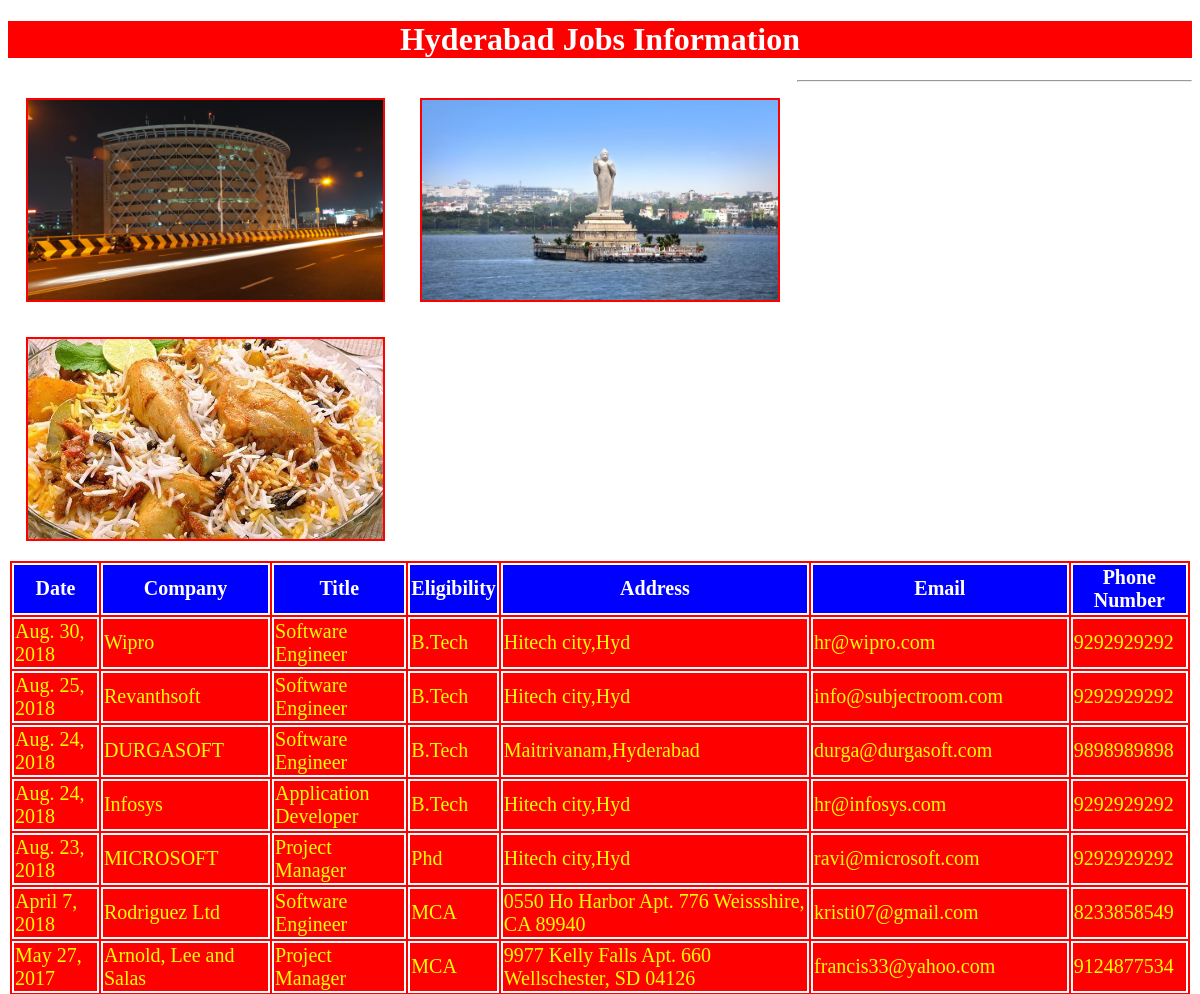
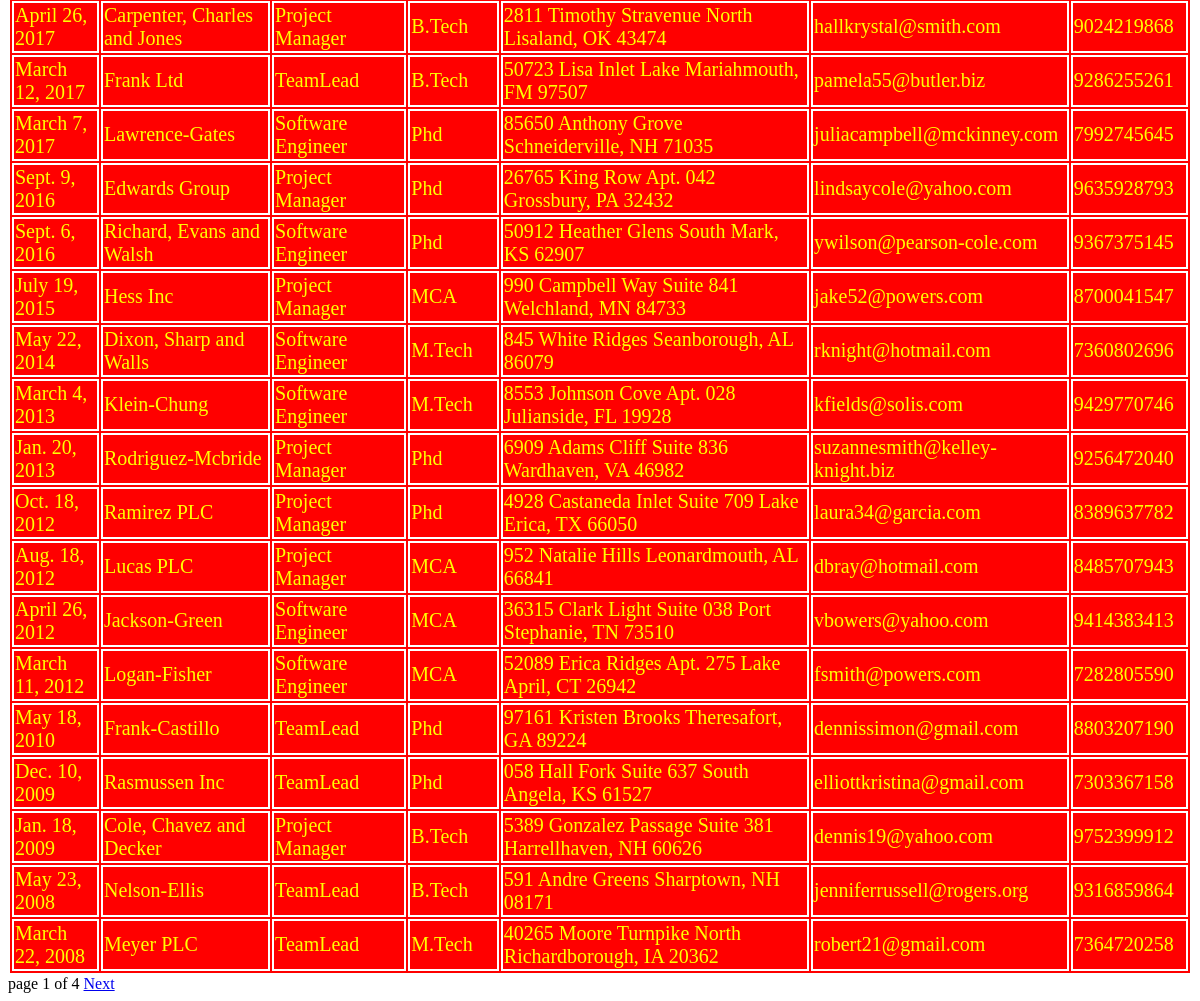
Screenshot of /hydjobs/ with the database file from the repository (2 pictures, top to bottom).
### testapp/models.py (models this page shows)
class hydjobs(models.Model):
    date=models.DateField();
    company=models.CharField(max_length=100);
    title=models.CharField(max_length=100);
    eligibility=models.CharField(max_length=100);
    address=models.CharField(max_length=100);
    email=models.EmailField();
    phonenumber=models.IntegerField()

### testapp/views.py (the view)
# urls.py: url(r'^hydjobs/', views.hydjobs1),
def hydjobs1(request):
    jobs_list=hydjobs.objects.order_by('-date')
    paginator=Paginator(jobs_list,25)
    page_number=request.GET.get('page')
    try:
        jobs_list=paginator.page(page_number)
    except PageNotAnInteger:
        jobs_list=paginator.page(1)
    except EmptyPage:
        jobs_list=paginator.page(paginator.num_pages)
    return render(request,'testapp/hydjobs.html',{'jobs_list':jobs_list})

### templates/testapp/hydjobs.html (shortened to what this page needs)
<!DOCTYPE html>
{%load staticfiles%}
<html lang="en" dir="ltr">
  <head>
    <link rel="stylesheet" href="{% static "css/demodjproject.css" %}">
  </head>
  <body>
    <h1>Hyderabad Jobs Information</h1>
      <img src="{%static "images/hyd2.jpg"%}" alt="">
      <img src="{%static "images/hyd1.jpg"%}" alt="">
      <img src="{%static "images/hyd3.jpg"%}" alt="">
      <hr>
      {% if jobs_list %}
      <table id='tab'>
        <thead>
          <th>Date</th>
          <th>Company</th>
          <th>Title</th>
          <th>Eligibility</th>
          <th>Address</th>
          <th>Email</th>
          <th>Phone Number</th>
        </thead>
        {%for job in jobs_list %}
        <tr>
          <td>{{job.date}}</td>
          <td>{{job.company}}</td>
          <td>{{job.title}}</td>
          <td>{{job.eligibility}}</td>
          <td>{{job.address}}</td>
          <td>{{job.email}}</td>
          <td>{{job.phonenumber}}</td>
        </tr>
        {% endfor %}
      </table>
      {%include 'testapp/pagination.html' with page=jobs_list%}
      {%else %}
      <p>No Jobs Found in Hyderabad</p>
    {% endif %}
  </body>
</html>

### templates/testapp/pagination.html (shortened to what this page needs)
<div class="paginator">
  <span class='current'>
    page {{page.number}} of {{page.paginator.num_pages}}
  </span>
  <span>
     {%if page.has_next%}
        <a href="?page={{page.next_page_number}}">Next</a>
     {%endif%}
 </span>
</div>

### static/css/demodjproject.css (style rules this page uses)
body { background: url(https://images.unsplash.com/photo-1512665591-75fa7ba868d7?ixlib=rb-0.3.5&ixid=eyJhcHBfaWQiOjEyMDd9&s=9fff1ea450ba4c7242b1bd207630469f&auto=format&fit=crop&w=667&q=80) }
img { height: 200px; width:30%; float:left; margin:1.5%; border:2px solid red; }
h1 { color:white; text-align: center; background:red; }
table,thead,th,tr,td { color:yellow; border:2px solid white; font-size: 20px; margin:auto; background:red; }
thead,th { color:white; border:2px solid white; font-size: 20px; margin:auto; background:blue; }

### rows the page displays
hydjobs: date "Aug. 30, 2018", company "Wipro", title "Software Engineer", eligibility "B.Tech", address "Hitech city,Hyd", email "hr@wipro.com", phonenumber "9292929292"
hydjobs: date "Aug. 25, 2018", company "Revanthsoft", title "Software Engineer", eligibility "B.Tech", address "Hitech city,Hyd", email "info@subjectroom.com", phonenumber "9292929292"
hydjobs: date "Aug. 24, 2018", company "DURGASOFT", title "Software Engineer", eligibility "B.Tech", address "Maitrivanam,Hyderabad", email "durga@durgasoft.com", phonenumber "9898989898"
hydjobs: date "Aug. 24, 2018", company "Infosys", title "Application Developer", eligibility "B.Tech", address "Hitech city,Hyd", email "hr@infosys.com", phonenumber "9292929292"
hydjobs: date "Aug. 23, 2018", company "MICROSOFT", title "Project Manager", eligibility "Phd", address "Hitech city,Hyd", email "ravi@microsoft.com", phonenumber "9292929292"
hydjobs: date "April 7, 2018", company "Rodriguez Ltd", title "Software Engineer", eligibility "MCA", address "0550 Ho Harbor Apt. 776 Weissshire, CA 89940", email "kristi07@gmail.com", phonenumber "8233858549"
hydjobs: date "May 27, 2017", company "Arnold, Lee and Salas", title "Project Manager", eligibility "MCA", address "9977 Kelly Falls Apt. 660 Wellschester, SD 04126", email "francis33@yahoo.com", phonenumber "9124877534"
hydjobs: date "April 26, 2017", company "Carpenter, Charles and Jones", title "Project Manager", eligibility "B.Tech", address "2811 Timothy Stravenue North Lisaland, OK 43474", email "hallkrystal@smith.com", phonenumber "9024219868"
hydjobs: date "March 12, 2017", company "Frank Ltd", title "TeamLead", eligibility "B.Tech", address "50723 Lisa Inlet Lake Mariahmouth, FM 97507", email "pamela55@butler.biz", phonenumber "9286255261"
hydjobs: date "March 7, 2017", company "Lawrence-Gates", title "Software Engineer", eligibility "Phd", address "85650 Anthony Grove Schneiderville, NH 71035", email "juliacampbell@mckinney.com", phonenumber "7992745645"
hydjobs: date "Sept. 9, 2016", company "Edwards Group", title "Project Manager", eligibility "Phd", address "26765 King Row Apt. 042 Grossbury, PA 32432", email "lindsaycole@yahoo.com", phonenumber "9635928793"
hydjobs: date "Sept. 6, 2016", company "Richard, Evans and Walsh", title "Software Engineer", eligibility "Phd", address "50912 Heather Glens South Mark, KS 62907", email "ywilson@pearson-cole.com", phonenumber "9367375145"
hydjobs: date "July 19, 2015", company "Hess Inc", title "Project Manager", eligibility "MCA", address "990 Campbell Way Suite 841 Welchland, MN 84733", email "jake52@powers.com", phonenumber "8700041547"
hydjobs: date "May 22, 2014", company "Dixon, Sharp and Walls", title "Software Engineer", eligibility "M.Tech", address "845 White Ridges Seanborough, AL 86079", email "rknight@hotmail.com", phonenumber "7360802696"
hydjobs: date "March 4, 2013", company "Klein-Chung", title "Software Engineer", eligibility "M.Tech", address "8553 Johnson Cove Apt. 028 Julianside, FL 19928", email "kfields@solis.com", phonenumber "9429770746"
hydjobs: date "Jan. 20, 2013", company "Rodriguez-Mcbride", title "Project Manager", eligibility "Phd", address "6909 Adams Cliff Suite 836 Wardhaven, VA 46982", email "suzannesmith@kelley-knight.biz", phonenumber "9256472040"
hydjobs: date "Oct. 18, 2012", company "Ramirez PLC", title "Project Manager", eligibility "Phd", address "4928 Castaneda Inlet Suite 709 Lake Erica, TX 66050", email "laura34@garcia.com", phonenumber "8389637782"
hydjobs: date "Aug. 18, 2012", company "Lucas PLC", title "Project Manager", eligibility "MCA", address "952 Natalie Hills Leonardmouth, AL 66841", email "dbray@hotmail.com", phonenumber "8485707943"
hydjobs: date "April 26, 2012", company "Jackson-Green", title "Software Engineer", eligibility "MCA", address "36315 Clark Light Suite 038 Port Stephanie, TN 73510", email "vbowers@yahoo.com", phonenumber "9414383413"
hydjobs: date "March 11, 2012", company "Logan-Fisher", title "Software Engineer", eligibility "MCA", address "52089 Erica Ridges Apt. 275 Lake April, CT 26942", email "fsmith@powers.com", phonenumber "7282805590"
hydjobs: date "May 18, 2010", company "Frank-Castillo", title "TeamLead", eligibility "Phd", address "97161 Kristen Brooks Theresafort, GA 89224", email "dennissimon@gmail.com", phonenumber "8803207190"
hydjobs: date "Dec. 10, 2009", company "Rasmussen Inc", title "TeamLead", eligibility "Phd", address "058 Hall Fork Suite 637 South Angela, KS 61527", email "elliottkristina@gmail.com", phonenumber "7303367158"
hydjobs: date "Jan. 18, 2009", company "Cole, Chavez and Decker", title "Project Manager", eligibility "B.Tech", address "5389 Gonzalez Passage Suite 381 Harrellhaven, NH 60626", email "dennis19@yahoo.com", phonenumber "9752399912"
hydjobs: date "May 23, 2008", company "Nelson-Ellis", title "TeamLead", eligibility "B.Tech", address "591 Andre Greens Sharptown, NH 08171", email "jenniferrussell@rogers.org", phonenumber "9316859864"
hydjobs: date "March 22, 2008", company "Meyer PLC", title "TeamLead", eligibility "M.Tech", address "40265 Moore Turnpike North Richardborough, IA 20362", email "robert21@gmail.com", phonenumber "7364720258"

### other values shown
{{ page.number }} "1"
{{ page.paginator.num_pages }} "4"
